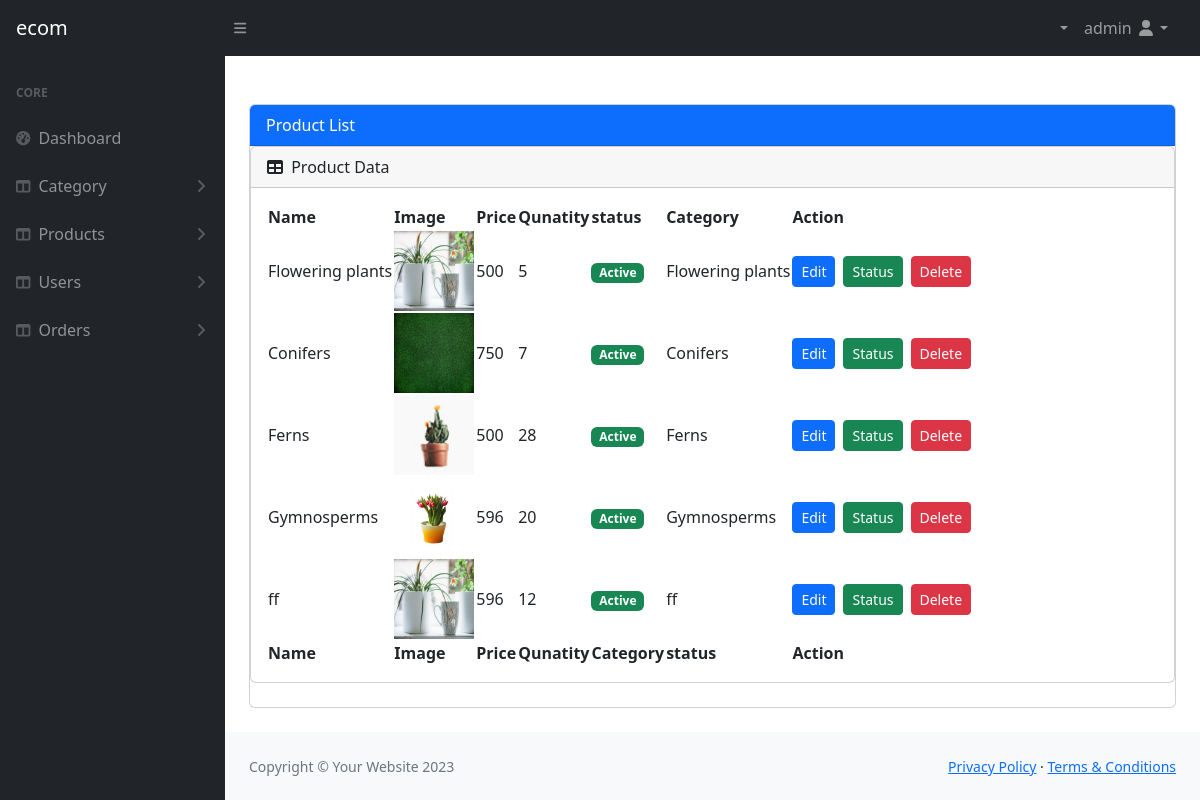
Page /Adminpanel/show_product.php (signed in) on the committed database.
### tables this page shows
CREATE TABLE `tbl_user` (
  `user_id` int(11) NOT NULL,
  `name` varchar(50) NOT NULL,
  `email` varchar(50) NOT NULL,
  `password` varchar(250) NOT NULL,
  `status` int(11) NOT NULL,
  `is_admin` int(11) NOT NULL,
  `otp` varchar(10) NOT NULL,
  `is_verify` int(11) NOT NULL
);

CREATE TABLE `tbl_product` (
  `id` int(11) NOT NULL,
  `product_name` varchar(30) DEFAULT NULL,
  `description` text DEFAULT NULL,
  `product_image` varchar(250) DEFAULT NULL,
  `cate_id` int(11) DEFAULT NULL,
  `status` int(11) NOT NULL,
  `price` int(11) NOT NULL,
  `quantity` int(11) NOT NULL
);

CREATE TABLE `tbl_category` (
  `category_id` int(11) NOT NULL,
  `category_name` varchar(50) NOT NULL,
  `is_active` int(11) NOT NULL
);

### Adminpanel/show_product.php (the view)
<?php include("header.php");?>
<div id="layoutSidenav_content">
    <main>
        <div class="container-fluid px-4">
            <div class="card mb-4 mt-5">
                <div class="card-header bg-primary text-white">
                    Product List
                </div>
                <div class="card mb-4">
                    <div class="card-header">
                        <i class="fas fa-table me-1"></i>
                        Product Data
                    </div>
                    <div class="card-body">
                        <table id="datatablesSimple">
                            <thead>
                                <tr>
                                    <th>Name</th>
                                    <th>Image</th>
                                    <th>Price</th>
                                    <th>Qunatity</th>
                                    <th>status</th>
                                    <th>Category</th>
                                    <th>Action</th>
                                </tr>
                            </thead>
                            <tfoot>
                                <tr>
                                    <th>Name</th>
                                    <th>Image</th>
                                    <th>Price</th>
                                    <th>Qunatity</th>
                                    <th>Category</th>
                                    <th>status</th>
                                    <th>Action</th>
                                </tr>
                            </tfoot>
                            <tbody>
                            <?php
                            $query = "SELECT * FROM `tbl_product` INNER join tbl_category on tbl_product.cate_id=tbl_category.category_id";
                            $result = mysqli_query($con, $query);
                            if ($result && mysqli_num_rows($result) > 0) {
                                while ($row = mysqli_fetch_assoc($result)) {
                                   $statusText = ($row['status'] == 1) ? '<span class="badge bg-success">Active</span>' : '<span class="badge bg-danger">Deactive</span>';
                                    echo "<tr>";
                                    echo "<td>" . $row['product_name'] . "</td>";
                                    echo "<td><img src='assets/productImage/" . htmlspecialchars($row['product_image']) . "' width='80' height='80'></td>";
                                    echo "<td>" . $row['price'] . "</td>";
                                    echo "<td>" . $row['quantity'] . "</td>";
                                    echo "<td>" . $statusText . "</td>";
                                    echo "<td>" . $row['category_name'] . "</td>";
                                    echo "<td>";
                                    echo '<a href="edit_product.php?id=' . $row['id'] . '" class="btn btn-sm btn-primary me-2"> Edit</a>';
                                    echo '<a href="status_product.php?id=' . $row['id'] . '&status=' . $row['status'] . '" class="btn btn-sm btn-success me-2"> Status</a>';
                                    echo '<a href="delete_product.php?id=' . $row['id'] . '" class="btn btn-sm btn-danger">Delete</a>';
                                    echo "</td>";
                                    echo "</tr>";
                                }
                            } else {
                                echo '<tr><td colspan="3" class="text-center">No categories found.</td></tr>';
                            }
                            ?>
                            </tbody>
                        </table>
                    </div>
                </div>
            </div>
        </div>
    </main>
<?php include("footer.php");?>

### Adminpanel/header.php (shortened to what this page needs)
<?php
include('../connection/connection.php');
$adminrecord=$_SESSION["adminLogined"];
?>
<!DOCTYPE html>
<html lang="en">
    <head>
        <link href="https://cdn.jsdelivr.net/npm/simple-datatables@7.1.2/dist/style.min.css" rel="stylesheet" />
        <link href="css/styles.css" rel="stylesheet" />
    </head>
    <body class="sb-nav-fixed">
        <nav class="sb-topnav navbar navbar-expand navbar-dark bg-dark">
            <a class="navbar-brand ps-3" href="index.php">ecom</a>
            <button class="btn btn-link btn-sm order-1 order-lg-0 me-4 me-lg-0" id="sidebarToggle" href="#!"><i class="fas fa-bars"></i></button>
            <ul class="navbar-nav ms-auto ms-md-0 me-3 me-lg-4">
                <li class="nav-item dropdown">
                    <?php
                     $query = "SELECT * from tbl_user where user_id = $adminrecord ";
                     $result=mysqli_query($con,$query);
                     foreach($result as $data){
                        echo" <a class='nav-link dropdown-toggle' id='navbarDropdown' href='#' role=
                        button' data-bs-toggle='dropdown' aria-expanded='false'> ";
                         echo "<li class='text-white'>
                      $data[name]  <i class='fas fa-user fa-fw'></i></a>
                    <ul class='dropdown-menu dropdown-menu-end' aria-labelledby='navbarDropdown'>
                        <li><a class='dropdown-item' href='profile.php'>Profile</a></li>
                        <li><a class='dropdown-item' href='Changepassword.php';>Activity Log</a></li>
                        <li><hr class='dropdown-divider' /></li>
                        <li><a class='dropdown-item' href='../Auth/Logout.php'>Logout</a></li>
                    </ul>";}
                    ?>
                </li>
            </ul>
        </nav>
        <div id="layoutSidenav">
            <div id="layoutSidenav_nav">
                <nav class="sb-sidenav accordion sb-sidenav-dark" id="sidenavAccordion">
                    <div class="sb-sidenav-menu">
                        <div class="nav">
                            <div class="sb-sidenav-menu-heading">Core</div>
                            <a class="nav-link" href="index.php">
                                <div class="sb-nav-link-icon"><i class="fas fa-tachometer-alt"></i></div>
                                Dashboard
                            </a>
                            <a class="nav-link collapsed" href="#" data-bs-toggle="collapse" data-bs-target="#collapseLayouts" aria-expanded="false" aria-controls="collapseLayouts">
                                <div class="sb-nav-link-icon"><i class="fas fa-columns"></i></div>
                                Category
                                <div class="sb-sidenav-collapse-arrow"><i class="fas fa-angle-down"></i></div>
                            </a>
                            <a class="nav-link collapsed" href="#" data-bs-toggle="collapse" data-bs-target="#collapseLayouts1" aria-expanded="false" aria-controls="collapseLayouts1">
                                <div class="sb-nav-link-icon"><i class="fas fa-columns"></i></div>
                                Products
                                <div class="sb-sidenav-collapse-arrow"><i class="fas fa-angle-down"></i></div>
                            </a>
                            <a class="nav-link collapsed" href="#" data-bs-toggle="collapse" data-bs-target="#collapseLayouts2" aria-expanded="false" aria-controls="collapseLayouts2">
                                <div class="sb-nav-link-icon"><i class="fas fa-columns"></i></div>
                                Users
                                <div class="sb-sidenav-collapse-arrow"><i class="fas fa-angle-down"></i></div>
                            </a>
                            <a class="nav-link collapsed" href="#" data-bs-toggle="collapse" data-bs-target="#collapseLayouts3" aria-expanded="false" aria-controls="collapseLayouts3">
                                <div class="sb-nav-link-icon"><i class="fas fa-columns"></i></div>
                                Orders
                                <div class="sb-sidenav-collapse-arrow"><i class="fas fa-angle-down"></i></div>
                            </a>
                    </div>
                </nav>
            </div>

### rows in the picture
tbl_user: name "admin"
tbl_product: product_name "Flowering plants", product_image (picture), price "500", quantity "5", status "Active", cate.category_name "Flowering plants"
tbl_product: product_name "Conifers", product_image (picture), price "750", quantity "7", status "Active", cate.category_name "Conifers"
tbl_product: product_name "Ferns", product_image (picture), price "500", quantity "28", status "Active", cate.category_name "Ferns"
tbl_product: product_name "Gymnosperms", product_image (picture), price "596", quantity "20", status "Active", cate.category_name "Gymnosperms"
tbl_product: product_name "ff", product_image (picture), price "596", quantity "12", status "Active", cate.category_name "ff"
